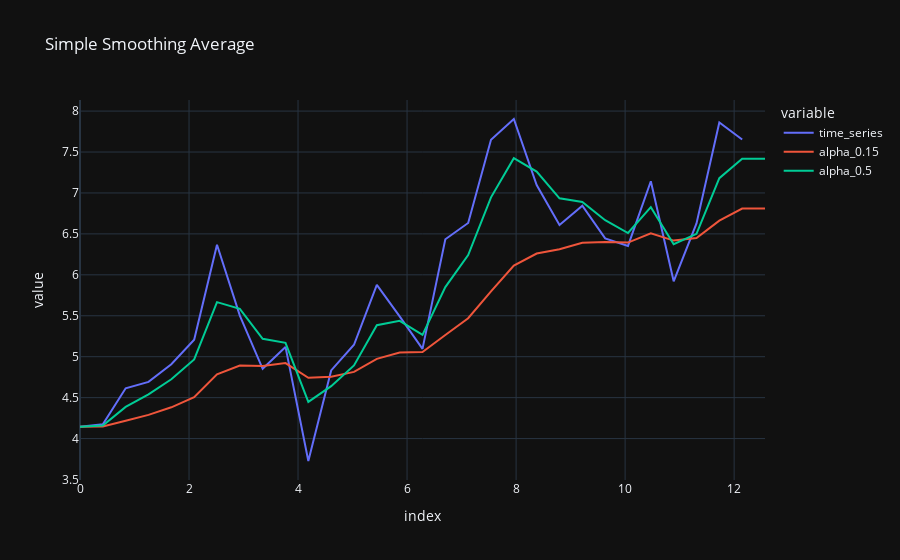

Here is the notebook cell this chart was saved with:
### Code cell
interval, d = random_time_series()
alpha1, alpha2 = 0.15, 0.5

time_series = np.append(d, [np.nan])

simple1 = __simple(
    ts=d,
    alpha=alpha1,
)

simple2 = __simple(
    ts=d,
    alpha=alpha2,
)

df = pd.DataFrame(
    {
        'time_series': time_series,
        f'alpha_{alpha1}': simple1,
        f'alpha_{alpha2}': simple2,
    },
    index=interval,
)
df.index = interval

fig = df.plot(backend='plotly', title=f'Simple Smoothing Average')

fig.update_layout(template="plotly_dark",)

### Figure 1 — Plotly figure (JSON) as saved in the notebook; plotly's stock layout.template omitted (floating-point values rounded to 4 significant figures)
{"data": [{"hovertemplate": "variable=time_series<br>index=%{x}<br>value=%{y}<extra></extra>", "legendgroup": "time_series", "line": {"color": "#636efa", "dash": "solid"}, "marker": {"symbol": "circle"}, "mode": "lines", "name": "time_series", "orientation": "v", "showlegend": true, "type": "scatter", "x": [0, 0.4189, 0.8378, 1.257, 1.676, 2.094, 2.513, 2.932, 3.351, 3.77, 4.189, 4.608, 5.027, 5.445, 5.864, 6.283, 6.702, 7.121, 7.54, 7.959, 8.378, 8.796, 9.215, 9.634, 10.05, 10.47, 10.89, 11.31, 11.73, 12.15, 12.57], "xaxis": "x", "y": [4.143, 4.175, 4.615, 4.693, 4.909, 5.208, 6.367, 5.502, 4.852, 5.12, 3.726, 4.833, 5.146, 5.876, 5.493, 5.096, 6.434, 6.634, 7.65, 7.903, 7.096, 6.61, 6.845, 6.445, 6.353, 7.143, 5.921, 6.628, 7.86, 7.653, null], "yaxis": "y"}, {"hovertemplate": "variable=alpha_0.15<br>index=%{x}<br>value=%{y}<extra></extra>", "legendgroup": "alpha_0.15", "line": {"color": "#EF553B", "dash": "solid"}, "marker": {"symbol": "circle"}, "mode": "lines", "name": "alpha_0.15", "orientation": "v", "showlegend": true, "type": "scatter", "x": [0, 0.4189, 0.8378, 1.257, 1.676, 2.094, 2.513, 2.932, 3.351, 3.77, 4.189, 4.608, 5.027, 5.445, 5.864, 6.283, 6.702, 7.121, 7.54, 7.959, 8.378, 8.796, 9.215, 9.634, 10.05, 10.47, 10.89, 11.31, 11.73, 12.15, 12.57], "xaxis": "x", "y": [4.143, 4.148, 4.218, 4.289, 4.382, 4.506, 4.785, 4.893, 4.887, 4.922, 4.742, 4.756, 4.814, 4.974, 5.052, 5.058, 5.265, 5.47, 5.797, 6.113, 6.26, 6.313, 6.393, 6.401, 6.393, 6.506, 6.418, 6.45, 6.661, 6.81, 6.81], "yaxis": "y"}, {"hovertemplate": "variable=alpha_0.5<br>index=%{x}<br>value=%{y}<extra></extra>", "legendgroup": "alpha_0.5", "line": {"color": "#00cc96", "dash": "solid"}, "marker": {"symbol": "circle"}, "mode": "lines", "name": "alpha_0.5", "orientation": "v", "showlegend": true, "type": "scatter", "x": [0, 0.4189, 0.8378, 1.257, 1.676, 2.094, 2.513, 2.932, 3.351, 3.77, 4.189, 4.608, 5.027, 5.445, 5.864, 6.283, 6.702, 7.121, 7.54, 7.959, 8.378, 8.796, 9.215, 9.634, 10.05, 10.47, 10.89, 11.31, 11.73, 12.15, 12.57], "xaxis": "x", "y": [4.143, 4.159, 4.387, 4.54, 4.724, 4.966, 5.667, 5.584, 5.218, 5.169, 4.448, 4.64, 4.893, 5.385, 5.439, 5.267, 5.851, 6.242, 6.946, 7.425, 7.26, 6.935, 6.89, 6.668, 6.511, 6.827, 6.374, 6.501, 7.18, 7.417, 7.417], "yaxis": "y"}], "layout": {"autosize": true, "legend": {"title": {"text": "variable"}, "tracegroupgap": 0}, "title": {"text": "Simple Smoothing Average"}, "xaxis": {"anchor": "y", "autorange": true, "domain": [0, 1], "range": [0, 12.57], "title": {"text": "index"}, "type": "linear"}, "yaxis": {"anchor": "x", "autorange": true, "domain": [0, 1], "range": [3.494, 8.135], "title": {"text": "value"}, "type": "linear"}}}
